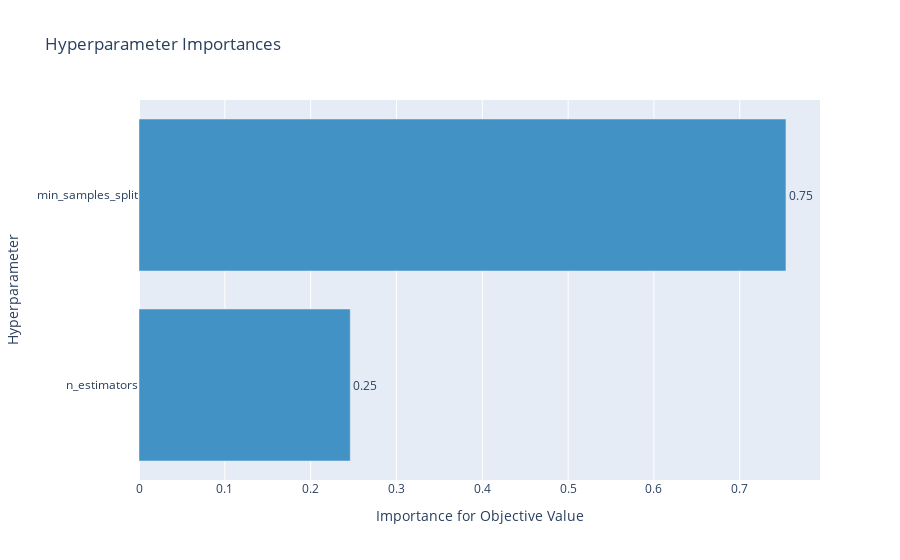
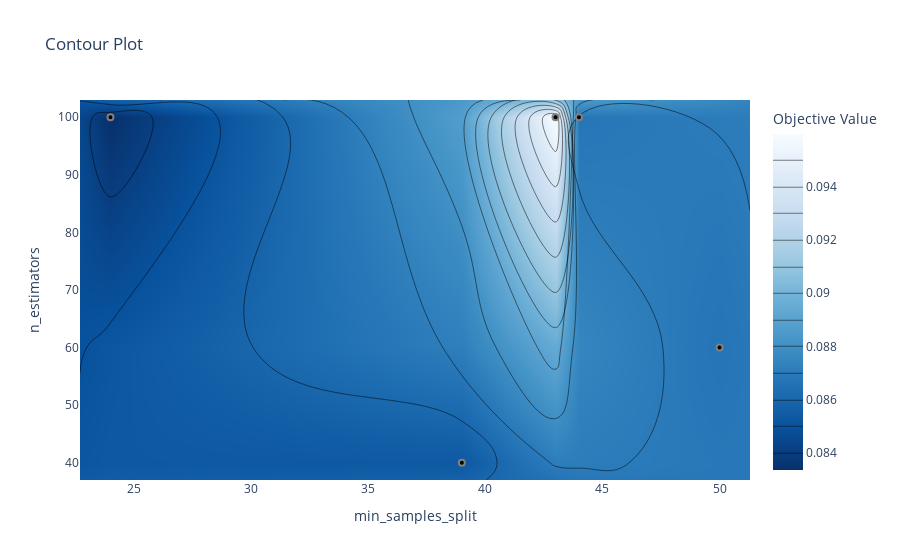

Write notebook code for charts like these, in order.
### Code cell
best_model_log_RF, final_trained_model_train_data_log_RF  = RF_training_with_display_new(X_log,y_log, n_trials = 5, display = True, mae_type = 'dev_mae')

### Figure 1 — Plotly figure (JSON) as saved in the notebook; plotly's stock layout.template omitted (floating-point values rounded to 4 significant figures)
{"data": [{"cliponaxis": false, "hovertemplate": ["n_estimators (IntDistribution): 0.24616963111776752<extra></extra>", "min_samples_split (IntDistribution): 0.7538303688822324<extra></extra>"], "marker": {"color": "rgb(66,146,198)"}, "orientation": "h", "text": ["0.25", "0.75"], "textposition": "outside", "type": "bar", "x": [0.2462, 0.7538], "y": ["n_estimators", "min_samples_split"]}], "layout": {"showlegend": false, "title": {"text": "Hyperparameter Importances"}, "xaxis": {"title": {"text": "Importance for Objective Value"}}, "yaxis": {"title": {"text": "Hyperparameter"}}}}

### Figure 2 — Plotly figure (JSON) as saved in the notebook; plotly's stock layout.template omitted (floating-point values rounded to 4 significant figures)
{"data": [{"colorbar": {"title": {"text": "Objective Value"}}, "colorscale": [[0, "rgb(247,251,255)"], [0.125, "rgb(222,235,247)"], [0.25, "rgb(198,219,239)"], [0.375, "rgb(158,202,225)"], [0.5, "rgb(107,174,214)"], [0.625, "rgb(66,146,198)"], [0.75, "rgb(33,113,181)"], [0.875, "rgb(8,81,156)"], [1, "rgb(8,48,107)"]], "connectgaps": true, "contours": {"coloring": "heatmap"}, "hoverinfo": "none", "line": {"smoothing": 1.3}, "reversescale": true, "type": "contour", "x": [22.7, 24, 39, 43, 44, 50, 51.3], "y": [37, 40, 60, 100, 103], "z": [[null, null, null, null, null, null, null], [null, null, 0.08533, null, null, null, null], [null, null, null, null, null, 0.08667, null], [null, 0.08337, null, 0.09597, 0.08678, null, null], [null, null, null, null, null, null, null]]}, {"marker": {"color": "black", "line": {"color": "Grey", "width": 2}}, "mode": "markers", "showlegend": false, "type": "scatter", "x": [39, 50, 43, 24, 44], "y": [40, 60, 100, 100, 100]}], "layout": {"title": {"text": "Contour Plot"}, "xaxis": {"range": [22.7, 51.3], "title": {"text": "min_samples_split"}}, "yaxis": {"range": [37, 103], "title": {"text": "n_estimators"}}}}
